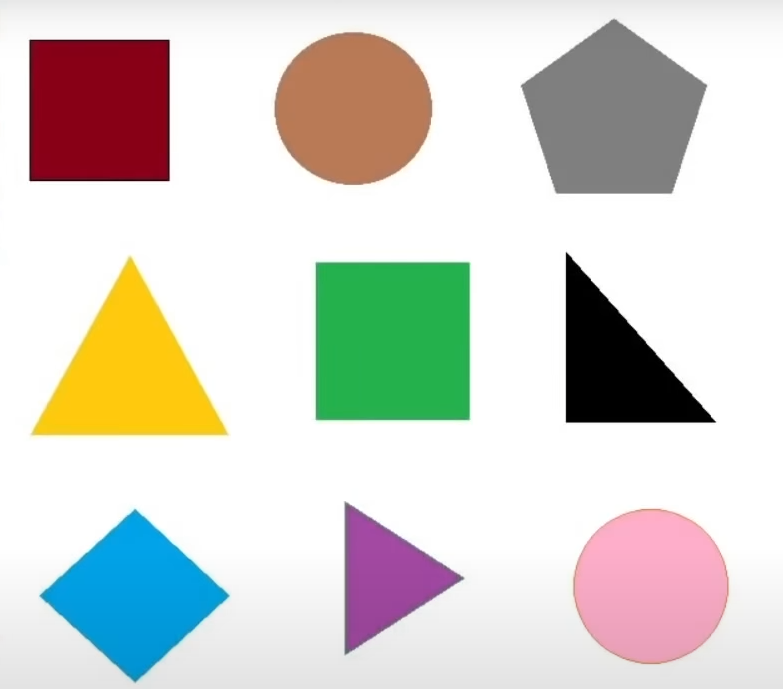
#> input picture shape.PNG, 783 x 689 px, given in place of the camera
$ python opencv_project.py
#> lines starting #> are read from the running program, lines starting #| are printed output that depends on the picture; after the words box and inside, x2 and y2 are one past the last pixel; in counts of white or black regions, pixels touching at a corner belong together
#> further down, frame is the input picture: shape (689, 783, 3); mean B, G, R 205, 212, 213.6
# Opencv_Project: Virtual
import cv2
import numpy as np


cap = cv2.VideoCapture(0)
def findPen(img):
    hsv = cv2.cvtColor(img, cv2.COLOR_BGR2HSV)
#> hsv: shape (689, 783, 3); mean H, S, V 25.8, 43.6, 226.6

    lower = np.array([85, 124, 100])  # np.array() --> create an array
    upper = np.array([110, 248, 255])

    mask = cv2.inRange(hsv, lower, upper)  # 過濾顏色
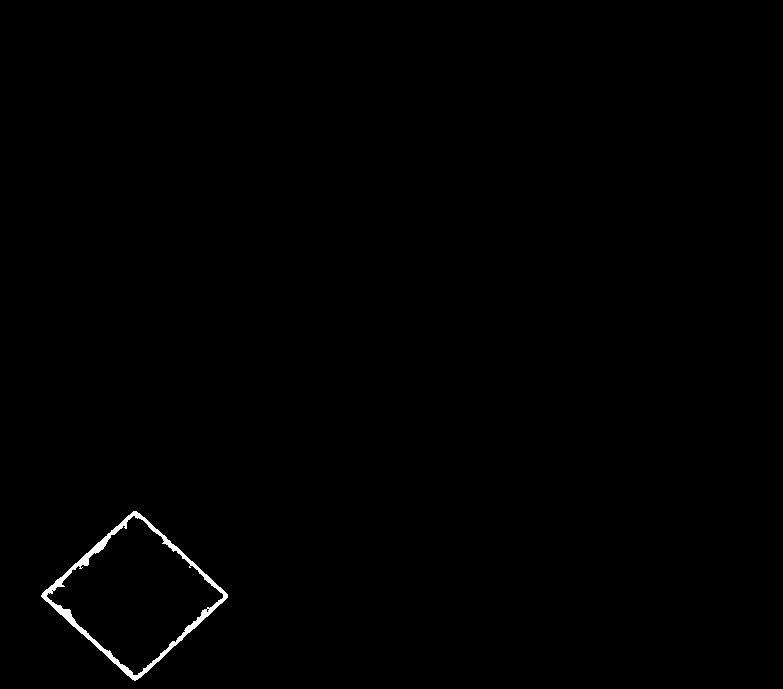
#> mask: shape (689, 783); 0.45% white; 1 white region
    result = cv2.bitwise_and(img, img, mask=mask)
    penx, peny = findcontour(mask)
    cv2.circle(imgContour, (penx, peny), 10, (255, 0, 0), cv2.FILLED)
    cv2.imshow('result', result)
def findcontour(img):
    # gray =  cv2.cvtColor(img, cv2.COLOR_BGR2GRAY)
    # canny = cv2.Canny(gray, 150, 200)
    contours, hierarchy = cv2.findContours(img, cv2.RETR_TREE, cv2.CHAIN_APPROX_NONE)
#> contours = 4 contours, 2 with area under 20; largest, box (x1, y1, x2, y2) and area: (41, 511, 228, 681) 16264, (46, 515, 224, 676) 14240
    x, y, w, h = -1, -1, -1, -1
    for cnt in contours:
        area = cv2.contourArea(cnt)
        cv2.drawContours(imgContour, cnt, -1, (255, 0, 0), 4)
        if area > 500:
            peri = cv2.arcLength(cnt, True)
            vertices = cv2.approxPolyDP(cnt, peri*0.01, True)
            x, y, w, h = cv2.boundingRect(vertices)
#> this loop made 4 passes
#> (area, peri, vertices, x, y, w, h) on passes 1, 4: (16264.5, 518.4, [[133, 511], [41, 596], [135, 680], [227, 594]], 41, 511, 187, 170), (14240.5, 578.8, [[133, 515], [223, 594], [137, 675], [46, 596]], 46, 515, 178, 161)
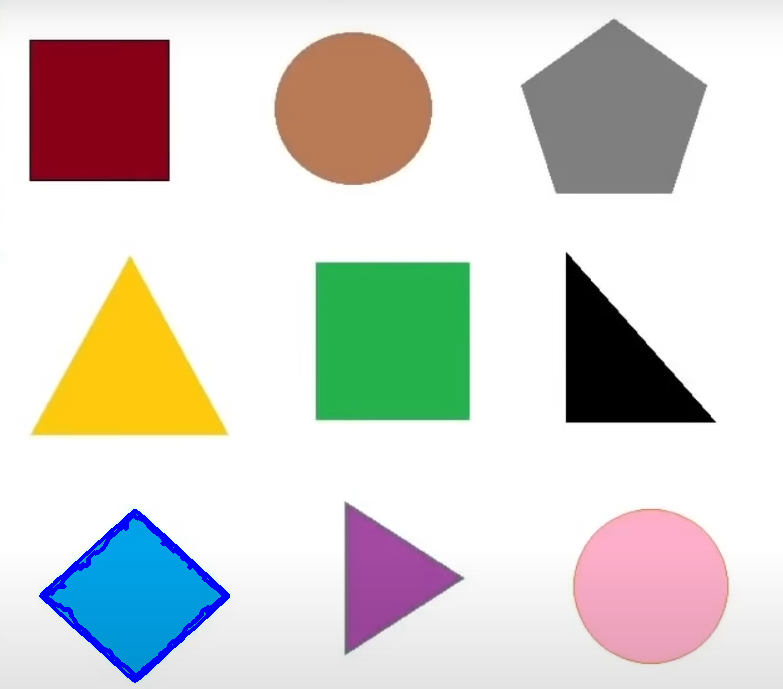
#> imgContour: shape (689, 783, 3); 0.73% of pixels changed, all inside (x1, y1, x2, y2) = (39, 509, 230, 683)
    return x, y


while True:
    ret, frame = cap.read()
    if ret:
        imgContour = frame.copy()
        cv2.imshow('video', frame)
        findPen(frame)
#> in findPen, `penx, peny = findcontour(mask)`: penx = 46; peny = 515
#> in findPen, `cv2.circle(imgContour, (penx, peny), 10, (255, 0, 0), cv2.FILLED)`:
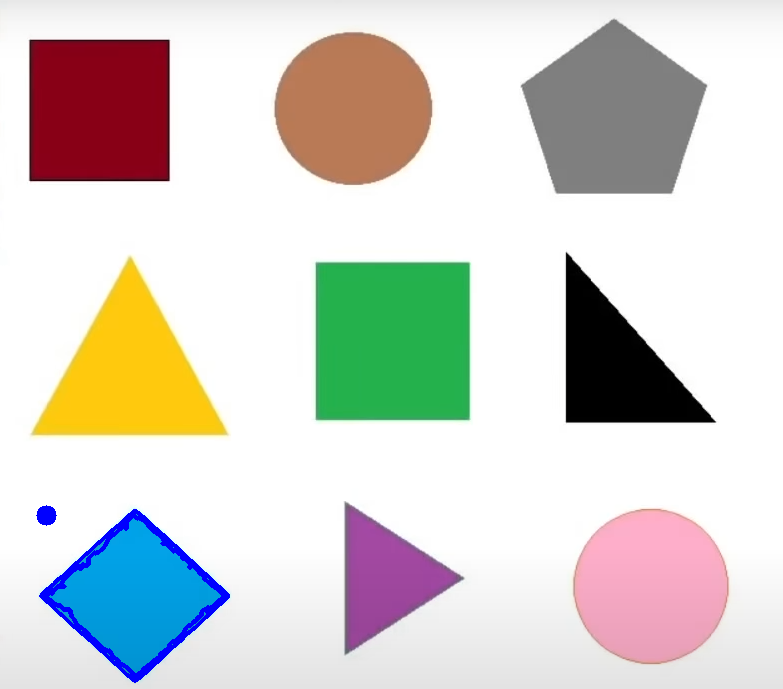
#> imgContour: shape (689, 783, 3); 0.06% of pixels changed, all inside (x1, y1, x2, y2) = (36, 505, 57, 526)
        cv2.imshow('contour', imgContour)
    else:
        break
    if cv2.waitKey(10) == ord('q'):
#> (key q is pressed here)
        break
